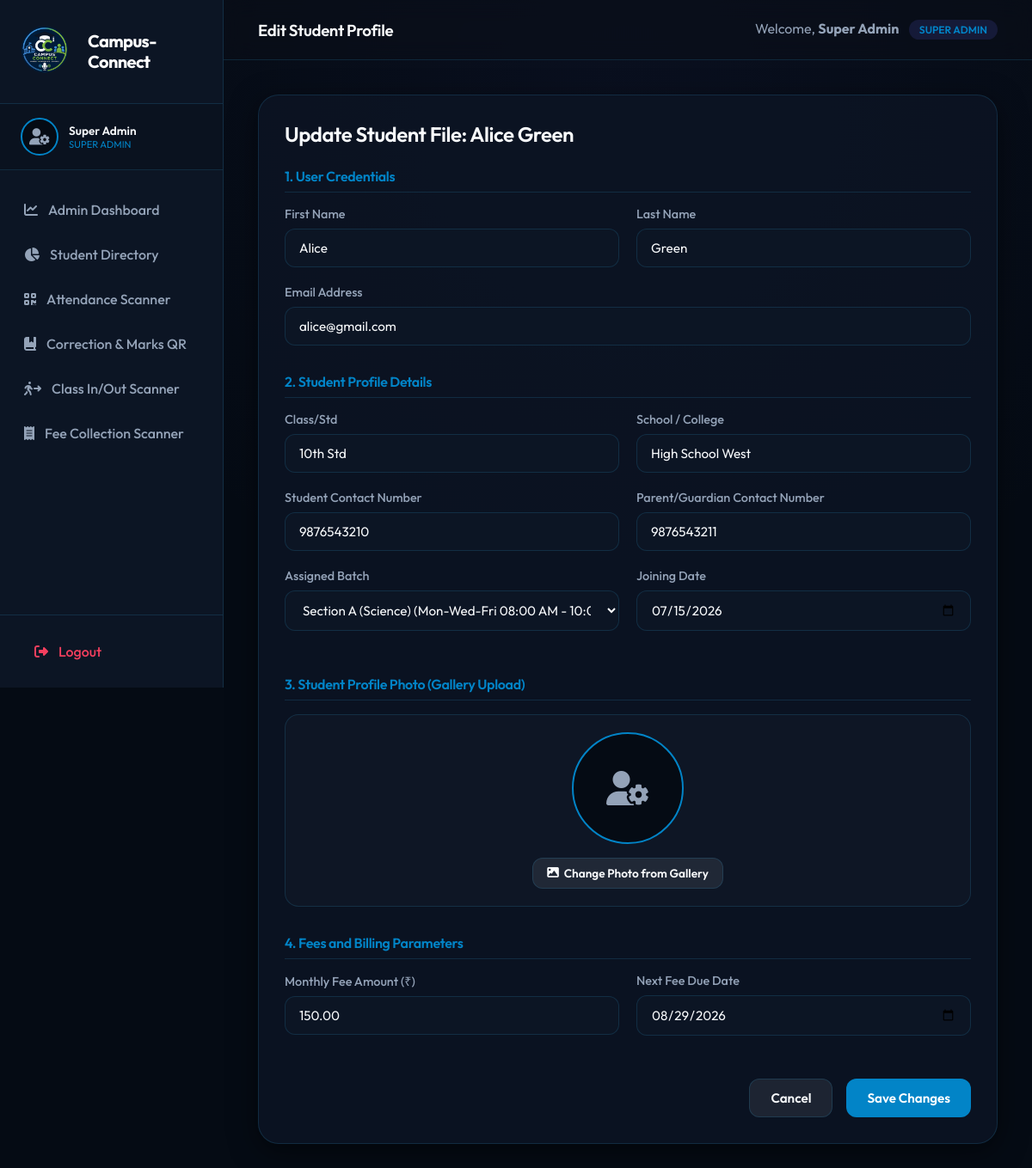
The page /student/edit/1/ (signed in) on the database its author committed.
### coaching/models.py (models this page shows, shortened)
class User(AbstractUser):
    ROLE_CHOICES = (
        ('super_admin', 'Super Admin'),
        ('teacher', 'Teacher'),
        ('student', 'Student'),
    )
    role = models.CharField(max_length=20, choices=ROLE_CHOICES, default='student')
    face_data = models.TextField(blank=True, null=True, help_text="Base64 encoded profile photo for user accounts")

class StudentProfile(models.Model):
    user = models.OneToOneField(User, on_delete=models.CASCADE, related_name='student_profile')
    class_std = models.CharField(max_length=50, blank=True, null=True, verbose_name="Class/Std")
    school_college = models.CharField(max_length=200, verbose_name="School/College")
    contact_number = models.CharField(max_length=15)
    parent_contact = models.CharField(max_length=15)
    joining_date = models.DateField(default=timezone.now)
    batch = models.ForeignKey(Batch, on_delete=models.SET_NULL, null=True, related_name='students', verbose_name="Section")
    monthly_fee = models.DecimalField(max_digits=10, decimal_places=2, default=0.00, help_text="Legacy monthly fee reference")
    total_fee = models.DecimalField(max_digits=10, decimal_places=2, default=35000.00, verbose_name="Total Course Fee")
    next_due_date = models.DateField(default=timezone.now)
    qr_code_token = models.CharField(max_length=100, unique=True, default=uuid.uuid4)
    face_data = models.TextField(blank=True, null=True, help_text="Deprecated photo data")
    individual_note = models.TextField(blank=True, null=True, help_text="Individual homework or custom task assigned to this student")
    last_scanned_ip = models.GenericIPAddressField(blank=True, null=True, help_text="IP address of device used to scan QR info")
    last_scanned_at = models.DateTimeField(blank=True, null=True, help_text="Last QR info scan timestamp")

class Batch(models.Model):
    name = models.CharField(max_length=100, verbose_name="Section Name")
    teacher = models.ForeignKey(User, on_delete=models.SET_NULL, null=True, blank=True, related_name='assigned_batches', verbose_name="Assigned Section Teacher")
    description = models.TextField(blank=True)
    timing = models.CharField(max_length=100, help_text="e.g. Mon-Wed-Fri 7:15 PM - 8:15 PM")
    start_time = models.TimeField(default='09:00:00', help_text="Section start time")
    daily_note = models.TextField(blank=True, null=True, help_text="Daily teacher tip, assignment, or announcement for the section")
    created_at = models.DateTimeField(auto_now_add=True)
    class Meta:
        verbose_name = "Section"
        verbose_name_plural = "Sections"

### coaching/decorators.py (the view)
        def _wrapped_view(request, *args, **kwargs):
            if not request.user.is_authenticated:
                return redirect_to_login(request.get_full_path())
            if request.user.role in roles or request.user.is_superuser:
                return view_func(request, *args, **kwargs)
            raise PermissionDenied

### templates/coaching/edit_student.html (shortened to what this page needs)
{% extends 'coaching/base.html' %}
{% block page_title %}Edit Student Profile{% endblock %}
{% block content %}
<div class="card-premium" style="max-width: 800px; margin: 0 auto;">
    <h2 style="margin-bottom: 24px;">Update Student File: {{ profile.user.get_full_name }}</h2>
    <form method="post" action="{% url 'edit_student' student_id=profile.id %}" enctype="multipart/form-data">
        <h4 style="color: var(--accent-indigo); margin-bottom: 16px; border-bottom: 1px solid var(--border-color); padding-bottom: 8px;">1. User Credentials</h4>
        <div class="form-grid">
            <div class="form-group">
                <label for="first_name" class="form-label">First Name</label>
                <input type="text" name="first_name" id="first_name" class="form-control" value="{{ profile.user.first_name }}" required>
            </div>
            <div class="form-group">
                <label for="last_name" class="form-label">Last Name</label>
                <input type="text" name="last_name" id="last_name" class="form-control" value="{{ profile.user.last_name }}" required>
            </div>
        </div>
        <div class="form-group">
            <label for="email" class="form-label">Email Address</label>
            <input type="email" name="email" id="email" class="form-control" value="{{ profile.user.email }}">
        </div>
        <h4 style="color: var(--accent-indigo); margin-top: 32px; margin-bottom: 16px; border-bottom: 1px solid var(--border-color); padding-bottom: 8px;">2. Student Profile Details</h4>
        <div class="form-grid">
            <div class="form-group">
                <label for="class_std" class="form-label">Class/Std</label>
                <input type="text" name="class_std" id="class_std" class="form-control" value="{{ profile.class_std|default:'' }}" placeholder="e.g. 10th Std, 12th Sci" required>
            </div>
            <div class="form-group">
                <label for="school_college" class="form-label">School / College</label>
                <input type="text" name="school_college" id="school_college" class="form-control" value="{{ profile.school_college }}" required>
            </div>
        </div>
        <div class="form-grid">
            <div class="form-group">
                <label for="contact_number" class="form-label">Student Contact Number</label>
                <input type="text" name="contact_number" id="contact_number" class="form-control" value="{{ profile.contact_number }}" required>
            </div>
            <div class="form-group">
                <label for="parent_contact" class="form-label">Parent/Guardian Contact Number</label>
                <input type="text" name="parent_contact" id="parent_contact" class="form-control" value="{{ profile.parent_contact }}" required>
            </div>
        </div>
        <div class="form-grid">
            <div class="form-group">
                <label for="batch" class="form-label">Assigned Batch</label>
                <select name="batch" id="batch" class="form-control" required>
                    {% for batch in batches %}
                        <option value="{{ batch.id }}" {% if profile.batch.id == batch.id %}selected{% endif %}>{{ batch.name }} ({{ batch.timing }})</option>
                    {% endfor %}
                </select>
            </div>
            <div class="form-group">
                <label for="joining_date" class="form-label">Joining Date</label>
                <input type="date" name="joining_date" id="joining_date" class="form-control" value="{{ profile.joining_date|date:'Y-m-d' }}" required>
            </div>
        </div>
        <h4 style="color: var(--accent-indigo); margin-top: 32px; margin-bottom: 16px; border-bottom: 1px solid var(--border-color); padding-bottom: 8px;">3. Student Profile Photo (Gallery Upload)</h4>
        <div style="background-color: rgba(255, 255, 255, 0.02); border: 1px solid var(--border-color); padding: 20px; border-radius: 16px; margin-bottom: 24px; text-align: center;">
            <div style="display: flex; flex-direction: column; align-items: center; gap: 16px;">
                <div style="width: 130px; height: 130px; border-radius: 50%; overflow: hidden; background-color: var(--bg-primary); display: flex; align-items: center; justify-content: center; border: 2px solid var(--accent-indigo);">
                    {% if profile.face_data %}
                        <img id="studentPhotoPreview" src="{{ profile.face_data }}" style="width: 100%; height: 100%; object-fit: cover;">
                        <i class="fa-solid fa-user-gear" id="studentPhotoIcon" style="font-size: 2.5rem; color: var(--text-secondary); display: none;"></i>
                    {% else %}
                        <i class="fa-solid fa-user-gear" id="studentPhotoIcon" style="font-size: 2.5rem; color: var(--text-secondary);"></i>
                    {% endif %}
                </div>
                <div>
                    <button type="button" class="btn-premium btn-secondary" onclick="document.getElementById('galleryFileInput').click()" style="font-size: 0.85rem; padding: 8px 16px;">
                        <i class="fa-solid fa-image" style="margin-right: 6px;"></i> Change Photo from Gallery
                    </button>
                </div>
            </div>
        </div>
        <h4 style="color: var(--accent-indigo); margin-top: 32px; margin-bottom: 16px; border-bottom: 1px solid var(--border-color); padding-bottom: 8px;">4. Fees and Billing Parameters</h4>
        <div class="form-grid" style="margin-bottom: 30px;">
            <div class="form-group">
                <label for="monthly_fee" class="form-label">Monthly Fee Amount (₹)</label>
                <input type="number" step="0.01" name="monthly_fee" id="monthly_fee" class="form-control" value="{{ profile.monthly_fee }}" required>
            </div>
            <div class="form-group">
                <label for="next_due_date" class="form-label">Next Fee Due Date</label>
                <input type="date" name="next_due_date" id="next_due_date" class="form-control" value="{{ profile.next_due_date|date:'Y-m-d' }}" required>
            </div>
        </div>
        <div style="display: flex; gap: 16px; justify-content: flex-end;">
            <a href="{% url 'student_detail' student_id=profile.id %}" class="btn-premium btn-secondary">Cancel</a>
            <button type="submit" class="btn-premium">Save Changes</button>
        </div>
    </form>
</div>
{% endblock %}

### templates/coaching/base.html (shortened to what this page needs)
{% load static %}
<!DOCTYPE html>
<html lang="en">
<head>
    <link rel="stylesheet" href="{% static 'coaching/style.css' %}?v=3">
    <link rel="stylesheet" href="https://cdnjs.cloudflare.com/ajax/libs/font-awesome/6.4.0/css/all.min.css">
</head>
<body>
    {% if user.is_authenticated %}
    <aside class="sidebar">
        <div class="sidebar-brand">
            <a href="{% url 'dashboard_redirect' %}" class="sidebar-brand-link">
                <img src="{% static 'coaching/logo.png' %}" alt="Campus-Connect Logo" style="height: 72px; width: 72px; object-fit: contain; flex-shrink: 0;">
                <span style="font-weight: 700; line-height: 1.2; white-space: normal; color: #ffffff !important; text-shadow: none !important;">Campus-Connect</span>
            </a>
        </div>
        <div style="padding: 16px 24px; display: flex; align-items: center; gap: 12px; border-bottom: 1px solid var(--border-color); background-color: rgba(0,0,0,0.15);">
            <div style="width: 44px; height: 44px; border-radius: 50%; overflow: hidden; border: 2px solid var(--accent-indigo); cursor: pointer; flex-shrink: 0; background-color: var(--bg-primary); display: flex; align-items: center; justify-content: center;" onclick="openProfilePhotoModal()" title="Click to upload profile photo">
                {% if user.face_data %}
                    <img id="sidebarUserPhoto" src="{{ user.face_data }}" style="width: 100%; height: 100%; object-fit: cover;">
                {% else %}
                    <i class="fa-solid fa-user-gear" style="font-size: 1.2rem; color: var(--text-secondary);"></i>
                {% endif %}
            </div>
            <div style="overflow: hidden; text-overflow: ellipsis; white-space: nowrap;">
                <div style="font-size: 0.85rem; font-weight: 600; color: var(--text-primary); cursor: pointer;" onclick="openProfilePhotoModal()">{{ user.get_full_name|default:user.username }}</div>
                <div style="font-size: 0.7rem; color: var(--accent-indigo); text-transform: uppercase;">{{ user.get_role_display|default:user.role }}</div>
            </div>
        </div>
        <ul class="sidebar-menu">
            {% if user.role == 'super_admin' or user.is_superuser %}
                <li>
                    <a href="{% url 'super_admin_dashboard' %}" class="sidebar-link {% block active_dashboard %}{% endblock %}">
                        <i class="fa-solid fa-chart-line"></i> Admin Dashboard
                    </a>
                </li>
                <li>
                    <a href="{% url 'teacher_dashboard' %}" class="sidebar-link {% block active_student_directory %}{% endblock %}">
                        <i class="fa-solid fa-chart-pie"></i> Student Directory
                    </a>
                </li>
                <li>
                    <a href="{% url 'scanner_attendance' %}" class="sidebar-link {% block active_att_scan_admin %}{% endblock %}">
                        <i class="fa-solid fa-qrcode"></i> Attendance Scanner
                    </a>
                </li>
                <li>
                    <a href="{% url 'scanner_corrections' %}" class="sidebar-link {% block active_corr_scan_admin %}{% endblock %}">
                        <i class="fa-solid fa-book-bookmark"></i> Correction & Marks QR
                    </a>
                </li>
                <li>
                    <a href="{% url 'scanner_movement' %}" class="sidebar-link {% block active_mov_scan_admin %}{% endblock %}">
                        <i class="fa-solid fa-person-walking-arrow-right"></i> Class In/Out Scanner
                    </a>
                </li>
                <li>
                    <a href="{% url 'scanner_fees' %}" class="sidebar-link {% block active_fee_scan_admin %}{% endblock %}">
                        <i class="fa-solid fa-receipt"></i> Fee Collection Scanner
                    </a>
                </li>
            {% endif %}
        </ul>
        <div class="sidebar-footer">
            <a href="{% url 'logout' %}" class="sidebar-link" style="color: var(--accent-rose)">
                <i class="fa-solid fa-right-from-bracket"></i> Logout
            </a>
        </div>
    </aside>
    <div class="main-wrapper">
        <header class="topbar">
            <div>
                <h3>{% block page_title %}Dashboard{% endblock %}</h3>
            </div>
            <div style="display: flex; align-items: center; gap: 16px;">
                <span style="color: var(--text-secondary)">
                    Welcome, <strong>{{ user.get_full_name|default:user.username }}</strong>
                    <span class="badge badge-info" style="margin-left: 8px;">{{ user.get_role_display }}</span>
                </span>
            </div>
        </header>
        <main class="content-container">
            {% block content %}{% endblock %}
        </main>
    </div>
    {% else %}
        {% block auth_content %}{% endblock %}
    {% endif %}
</body>
</html>
</html>

### rows shown on the page
User: get_full_name "Super Admin", role "SUPER ADMIN"
StudentProfile: user.get_full_name "Alice Green", first_name "Alice", last_name "Green", email "alice@gmail.com", class_std "10th Std", school_college "High School West", contact_number "9876543210", parent_contact "9876543211", batch "Section A (Science) (Mon-Wed-Fri 08:00 AM - 10:00 AM)", joining_date "07/15/2026", monthly_fee "150.00", next_due_date "08/29/2026"
